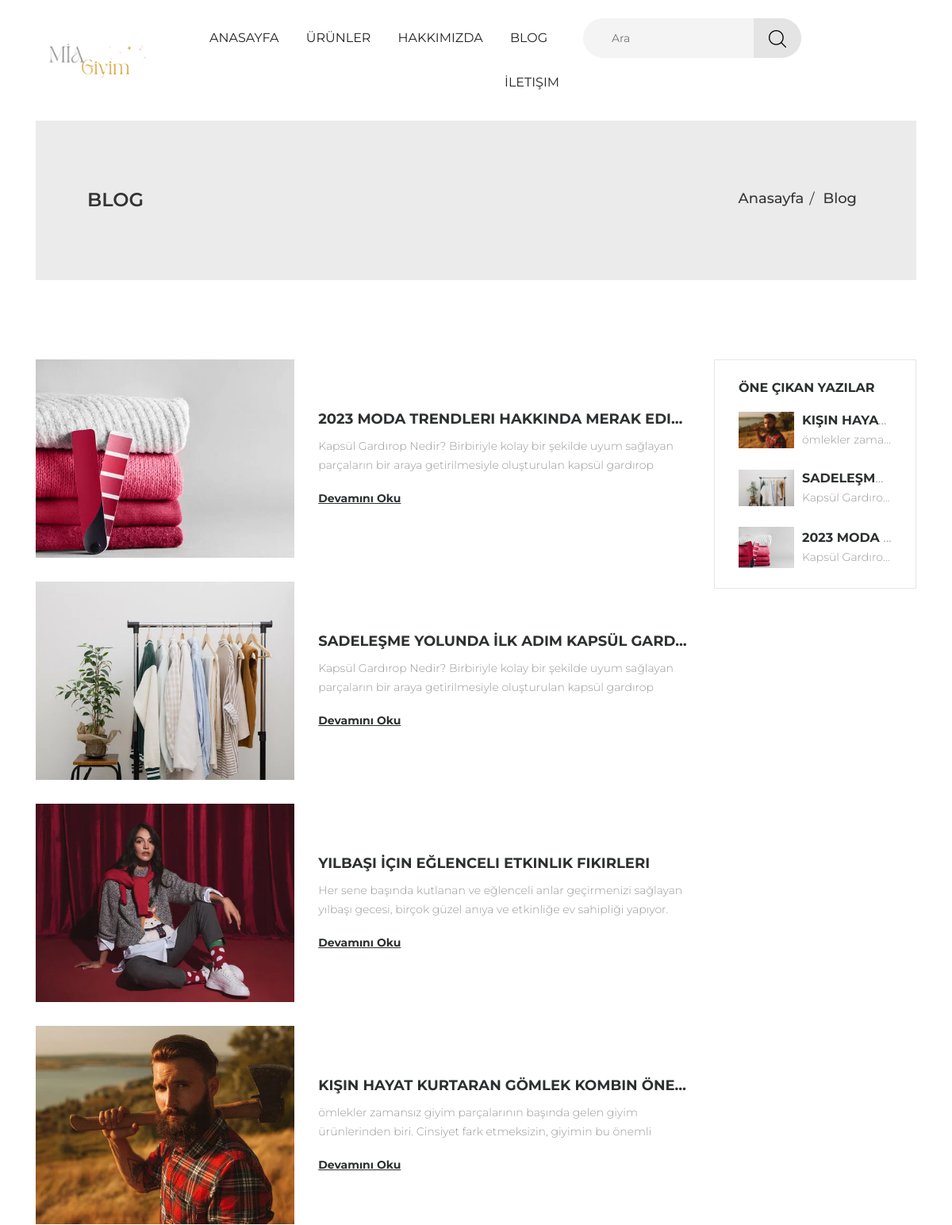
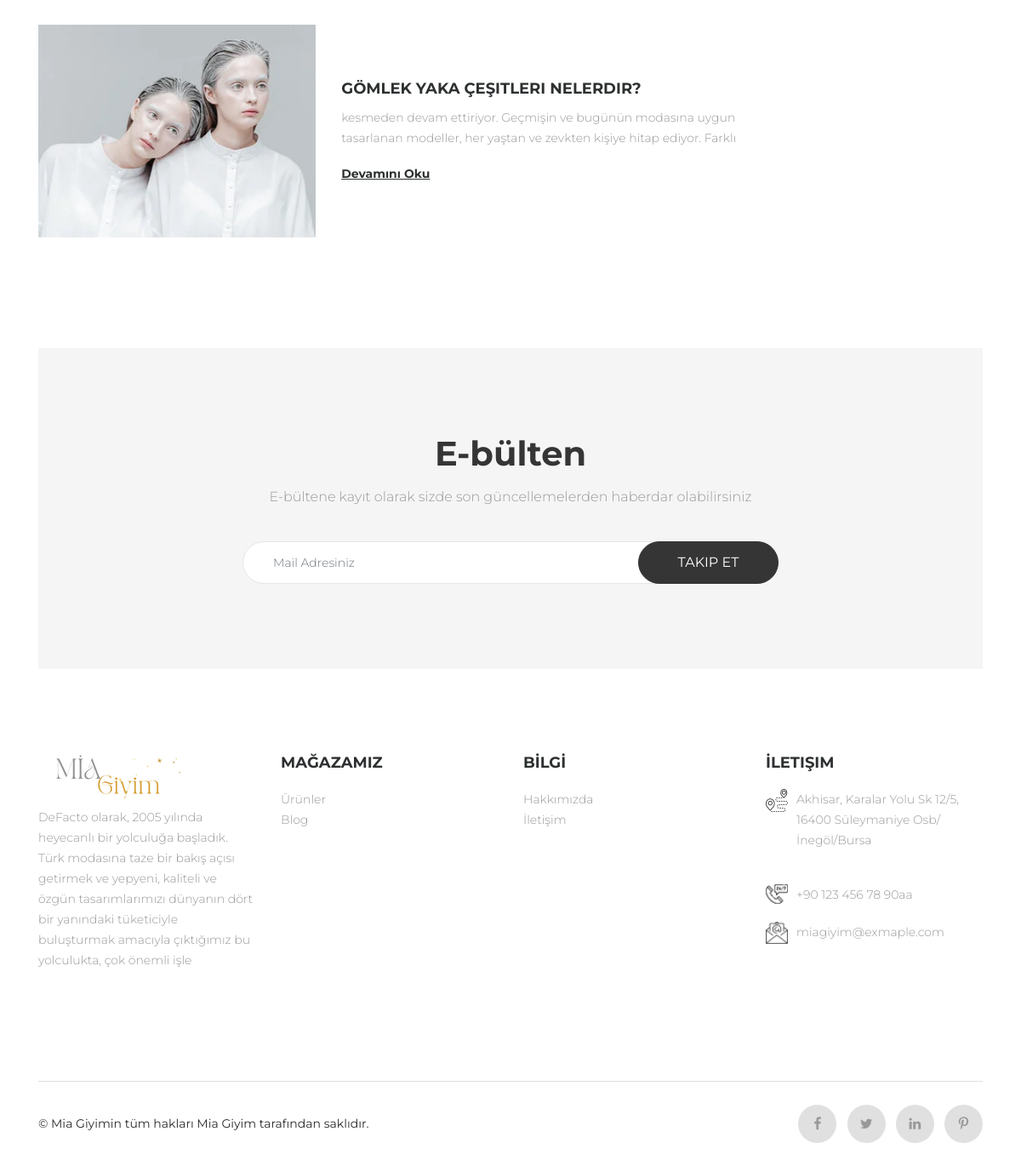
Screenshot of /blog.php with the database file from the repository (2 pictures, top to bottom).
### tables this page shows
CREATE TABLE `logo_icon` (
  `logoID` int(11) NOT NULL,
  `logo` varchar(255) NOT NULL,
  `icon` varchar(255) NOT NULL,
  `title` varchar(255) NOT NULL
);

CREATE TABLE `blogdetay` (
  `blogDetayID` int(11) NOT NULL,
  `blogDetayFoto` varchar(255) NOT NULL,
  `blogDetayBaslik` varchar(255) NOT NULL,
  `blogDetayYazi` text NOT NULL,
  `blogDetaySeo` varchar(255) NOT NULL,
  `blogDetayDurum` varchar(255) NOT NULL
);

CREATE TABLE `footer` (
  `footerID` int(11) NOT NULL,
  `footerYazi` varchar(255) NOT NULL
);

CREATE TABLE `iletisim` (
  `iletisimID` int(11) NOT NULL,
  `iletisimMapsUrl` text NOT NULL,
  `iletisimAdres` varchar(255) NOT NULL,
  `iletisimMail` varchar(255) NOT NULL,
  `iletisimTel` varchar(255) NOT NULL
);

### sistem/baglan.php (called while the page is built, shortened)
<?php
$domain     =   "http://localhost/projeler/satis/";
?>

### blog.php (the view, shortened to what this page needs)
<?php include 'header.php' ?>
<?php
$blog = $db->prepare("SELECT * FROM  blogdetay");
$blog->execute();
?>
<section class="page-banner">
	<div class="container">
		<div class="page-banner-in">
			<div class="row">
				<div class="col-xl-6 col-lg-6 col-12">
					<h1 class="page-banner-title text-uppercase">Blog</h1>
				</div>
				<div class="col-xl-6 col-lg-6 col-12">
					<ul class="right-side">
						<li><a href="<?= $domain; ?>anasayfa.php">Anasayfa</a></li>
						<li>Blog</li>
					</ul>
				</div>
			</div>
		</div>
	</div>
</section>
<section class="pt-100">
	<div class="container">
		<div class="row">
			<div class="col-xl-9 col-lg-8">
				<div class="blog-right">
					<?php
					$blog = $db->prepare("SELECT * FROM  blogdetay");
					$blog->execute();
					$blogCek = $blog->fetchAll(PDO::FETCH_ASSOC);
					foreach ($blogCek as $row) { ?>
						<div class="row align-flax mb-30">
							<div class="col-xl-5 col-lg-5 col-md-5">
								<div class="latest-blog-img">
									<a href="<?= $domain; ?>blog/<?= $row["blogDetaySeo"] ?>" class="display-b">
										<img src="<?= $domain; ?>images/<?= $row["blogDetayFoto"]; ?>" alt="blog">
									</a>
								</div>
							</div>
							<div class="col-xl-7 col-lg-7 col-md-7">
								<div class="lat-blog-desc">
									<a href="<?= $domain; ?>blog/<?= $row["blogDetaySeo"] ?>" class="lat-blog-title text-uppercase"><?= $row["blogDetayBaslik"]; ?></a>
									<p class="lat-blog-detail"><?= $row["blogDetayYazi"]; ?></p>
									<a href="<?= $domain; ?>blog/<?= $row["blogDetaySeo"] ?>" class="btn-2">Devamını Oku</a>
								</div>
							</div>
						</div>
					<?php	} ?>
				</div>
			</div>
			<div class="col-xl-3 col-lg-4">
				<div class="blog-sidebar">
					<div class="blog-categories">
						<h2 class="blog-sidebar-title text-uppercase">Öne Çıkan Yazılar</h2>
						<div class="recent-blog">
						<?php
					$blog = $db->prepare("SELECT * FROM  blogdetay  WHERE blogDetayDurum='1' ORDER BY RAND()");
					$blog->execute();
					$blogCek = $blog->fetchAll(PDO::FETCH_ASSOC);
					foreach ($blogCek as $row) { ?>
							<div class="recent-blog-box">
								<div class="recent-img">
									<a href="<?= $domain; ?>blog/<?= $row["blogDetaySeo"] ?>">
									<img src="<?= $domain; ?>images/<?= $row["blogDetayFoto"]; ?>" alt="blog" ></a>
								</div>
								<div class="recent-des">
									<div class="text-overflow">
										<a href="<?= $domain; ?>blog/<?= $row["blogDetaySeo"] ?>" class="blog-name"><?= $row["blogDetayBaslik"]; ?></a>
									</div>
									<p><?= $row["blogDetayYazi"]; ?></p>
								</div>
							</div>
							<?php } ?>
						</div>
					</div>
				</div>
			</div>
		</div>
	</div>
</section>
<?php include 'e-bulten.php' ?>
<?php include 'footer.php'; ?>

### header.php (shortened to what this page needs)
<?php include 'sistem/baglan.php' ?>
<?php
$logo = $db->prepare("SELECT * FROM  logo_icon");
$logo	->execute();
$logoCek = $logo->fetch(PDO::FETCH_ASSOC);
?>
<!DOCTYPE html>
<html lang="en">
<head>
	<link rel="stylesheet" type="text/css" href="<?= $domain ?>css/font-awesome.min.css">
	<link rel="stylesheet" type="text/css" href="<?= $domain ?>css/owl.carousel.css">
	<link rel="stylesheet" type="text/css" href="<?= $domain ?>css/bootstrap.min.css">
	<link rel="stylesheet" type="text/css" href="<?= $domain ?>css/magnific-popup.css">
	<link rel="stylesheet" type="text/css" href="<?= $domain ?>css/animate.css">
	<link rel="stylesheet" type="text/css" href="<?= $domain ?>css/shoes.css">
	<link rel="stylesheet" type="text/css" href="<?= $domain ?>css/responsive.css">
</head>
<body>
	<div class="main" id="main">
		<header class="header transition">
			<div class="container position-r">
				<div class="row">
					<div class="col-lg-2 col-md-4 col-6 align-flax">
						<div class="navbar-header">
							<a class="navbar-brand" href="<?= $domain ?>anasayfa">
								<img alt="log" src="<?= $domain ?>images/<?= $logoCek["logo"]; ?>" class="transition">
							</a>
						</div>
					</div>
					<div class="col-lg-10 col-md-8 col-6 position-i">
						<div class="menu-left transition">
							<div class="menu">
								<ul>
									<li>
										<a href="<?= $domain ?>anasayfa">Anasayfa</a>
									</li>
									<li>
										<a href="<?= $domain ?>urunler">Ürünler</a>
									</li>
									<li>
										<a href="<?= $domain ?>hakkimizda">Hakkımızda</a>
									</li>
									<li class="plus">
										<a href="<?= $domain ?>blog">Blog</a>
									</li>
									<li>
										<a href="<?= $domain ?>iletisim">İletişim</a>
									</li>
								</ul>
							</div>
						</div>
						<div class="search-right">
							<div class="search-menu">
								<form action="<?= $domain;?>urunler" method="GET" >
								<input type="text" name="ara" class="search-input" placeholder="Ara">
								<div class="search-button-i transition">
									<img src="<?= $domain;?>images/search.png" class="position-r transition" alt="search">
								</div>
								</form>
							</div>
							<ul class="login-cart">
							</ul>
						</div>
					</div>
				</div>
			</div>
		</header>

### e-bulten.php (shortened to what this page needs)
<section class="newsletter pt-100">
<div class="container">
    <div class="newsletter-inner text-center ptb-100">
        <h2 class="newsletter-title">E-bülten</h2>
        <p class="newsletter-sub">E-bültene kayıt olarak sizde son güncellemelerden haberdar olabilirsiniz</p>
        <form method="post" action="mail.php">
            <div class="form-group">
                <input type="email" class="form-control" name="eposta" placeholder="Mail Adresiniz" required>
            </div>
            <button type="submit" class="form-btn text-uppercase">
                <span class="sub-r">Takip Et</span>
            </button>
        </form>
    </div>
</div>
</section>

### footer.php (shortened to what this page needs)
<?php
$footer = $db->prepare("SELECT * FROM  footer");
$footer->execute();
$footerCek = $footer->fetch(PDO::FETCH_ASSOC);
?>
<?php
$iletisim = $db->prepare("SELECT * FROM  iletisim");
$iletisim->execute();
$iletisimCek = $iletisim->fetch(PDO::FETCH_ASSOC);
?>
<footer class="footer pt-100">
	<div class="container">
		<div class="footer-inner">
			<div class="footer-box">
				<div class="footer-logo">
					<a href="<?= $domain;?>anasayfa.php"><img src="<?= $domain;?>images/logo.png" alt="logo"></a>
				</div>
				<p class="footer-desc"><?= $footerCek["footerYazi"]; ?></p>
			</div>
			<div class="footer-box footer-static">
				<h2 class="footer-title text-uppercase">Mağazamız</h2>
				<ul class="footer-block-contant">
					<li><a href="<?= $domain;?>urunler.php">Ürünler</a></li>
					<li><a href="<?= $domain;?>blog.php">Blog</a></li>
				</ul>
			</div>
			<div class="footer-box footer-static">
				<h2 class="footer-title text-uppercase">BİLGİ</h2>
				<ul class="footer-block-contant">
					<li><a href="<?= $domain;?>hakkimizda.php">Hakkımızda</a></li>
					<li><a href="<?= $domain;?>iletisim.php">İletişim</a></li>
				</ul>
			</div>
			<div class="footer-box footer-contact footer-static m-0">
				<h2 class="footer-title text-uppercase">İletişim</h2>
				<ul class="footer-block-contant">
					<li><img src="<?= $domain;?>images/cont-1.png" alt="img"><a href="<?= $iletisimCek["iletisimMapsUrl"]; ?>"><?= $iletisimCek["iletisimAdres"]; ?></a><li>
					<li><img src="<?= $domain;?>images/cont-2.png" alt="img"><a href="tel:<?= $iletisimCek["iletisimTel"]; ?>"><?= $iletisimCek["iletisimTel"]; ?></a></li>
					<li><img src="<?= $domain;?>images/cont-3.png" alt="img"><a href="mailto:<?= $iletisimCek["iletisimMail"]; ?>"><?= $iletisimCek["iletisimMail"]; ?></a></li>
				</ul>
			</div>
		</div>
		<div class="copy-right mt-100">
			<div class="row">
				<div class="col-xl-6 col-lg-6 col-md-12">
					<p class="copyright-text">&#169; Mia Giyimin tüm hakları Mia Giyim tarafından saklıdır.</p>
				</div>
				<div class="col-xl-6 col-lg-6 col-md-12">
					<ul>
						<li><a href="#"><i class="fa fa-facebook" aria-hidden="true"></i></a></li>
						<li><a href="#"><i class="fa fa-twitter" aria-hidden="true"></i></a></li>
						<li><a href="#"><i class="fa fa-linkedin" aria-hidden="true"></i></a></li>
						<li><a href="#"><i class="fa fa-pinterest-p" aria-hidden="true"></i></a></li>
					</ul>
				</div>
			</div>
		</div>
	</div>
</footer>
</div>
</body>
</html>

### css/responsive.css (style rules this page uses)
@media (max-width: 1799px) { .container { max-width: 95%; } }
@media (max-width: 1799px) { .menu > ul > li { padding: 16px 25px; } }
@media (max-width: 1799px) { .menu-left { padding-right: 50px; } }
@media (max-width: 1500px) { .container { max-width: 95%; } }
@media (max-width: 1500px) { .menu-left { width: calc(100% - 420px); padding-right: 30px; padding-top: 0px; } }
@media (max-width: 1500px) { .menu > ul > li { padding: 16px 15px; } }
@media (max-width: 1500px) { .search-right { width: 420px; top: 3px; } }
@media (max-width: 1500px) { .recent-img { width: 70px; } }
@media (max-width: 1500px) { .recent-des { width: calc(100% - 70px); } }
@media (max-width: 1500px) { .blog-right .latest-blog-img img { min-height: 250px; max-height: 250px; } }
@media (max-width: 1500px) { .footer-inner { justify-content: unset; margin: 0px -15px; display: -ms-flexbox; display: flex; -ms-flex-wrap: wrap; flex-wrap: wrap; } }
@media (max-width: 1500px) { .footer-box { flex: 0 0 25%; max-width: 25%; margin-bottom: 30px; } }
@media (max-width: 1500px) { .footer-box:last-child { margin-bottom: 0; } }

### rows the page displays
logo_icon: logo (picture)
blogdetay: blogDetayFoto (picture), blogDetayBaslik "2023 MODA TRENDLERI HAKKINDA MERAK EDI…", blogDetayYazi "Kapsül Gardırop Nedir? Birbiriyle kolay bir şekilde uyum sağlayan parçaların bir araya getirilmesiyle oluşturulan kapsül gardırop…", blogDetayBaslik "2023 MODA…", blogDetayYazi "Kapsül Gardıro…"
blogdetay: blogDetayFoto (picture), blogDetayBaslik "SADELEŞME YOLUNDA İLK ADIM KAPSÜL GARD…", blogDetayYazi "Kapsül Gardırop Nedir? Birbiriyle kolay bir şekilde uyum sağlayan parçaların bir araya getirilmesiyle oluşturulan kapsül gardırop…", blogDetayBaslik "SADELEŞM…", blogDetayYazi "Kapsül Gardıro…"
blogdetay: blogDetayFoto (picture), blogDetayBaslik "YILBAŞI İÇIN EĞLENCELI ETKINLIK FIKIRLERI", blogDetayYazi "Her sene başında kutlanan ve eğlenceli anlar geçirmenizi sağlayan yılbaşı gecesi, birçok güzel anıya ve etkinliğe ev sahipliği yapıyor.…"
blogdetay: blogDetayFoto (picture), blogDetayBaslik "KIŞIN HAYAT KURTARAN GÖMLEK KOMBIN ÖNE…", blogDetayYazi "ömlekler zamansız giyim parçalarının başında gelen giyim ürünlerinden biri. Cinsiyet fark etmeksizin, giyimin bu önemli…", blogDetayBaslik "KIŞIN HAYA…", blogDetayYazi "ömlekler zama…"
blogdetay: blogDetayFoto (picture), blogDetayBaslik "GÖMLEK YAKA ÇEŞITLERI NELERDIR?", blogDetayYazi "kesmeden devam ettiriyor. Geçmişin ve bugünün modasına uygun tasarlanan modeller, her yaştan ve zevkten kişiye hitap ediyor. Farklı…"
footer: footerYazi "DeFacto olarak, 2005 yılında heyecanlı bir yolculuğa başladık. Türk modasına taze bir bakış açısı getirmek ve yepyeni, kaliteli ve özgün tasarımlarımızı dünyanın dört bir yanındaki tüketiciyle buluşturmak amacıyla çıktığımız bu yolculukta, çok önemli işle"
iletisim: iletisimAdres "Akhisar, Karalar Yolu Sk 12/5, 16400 Süleymaniye Osb/İnegöl/Bursa", iletisimTel "+90 123 456 78 90aa", iletisimMail "miagiyim@exmaple.com"
